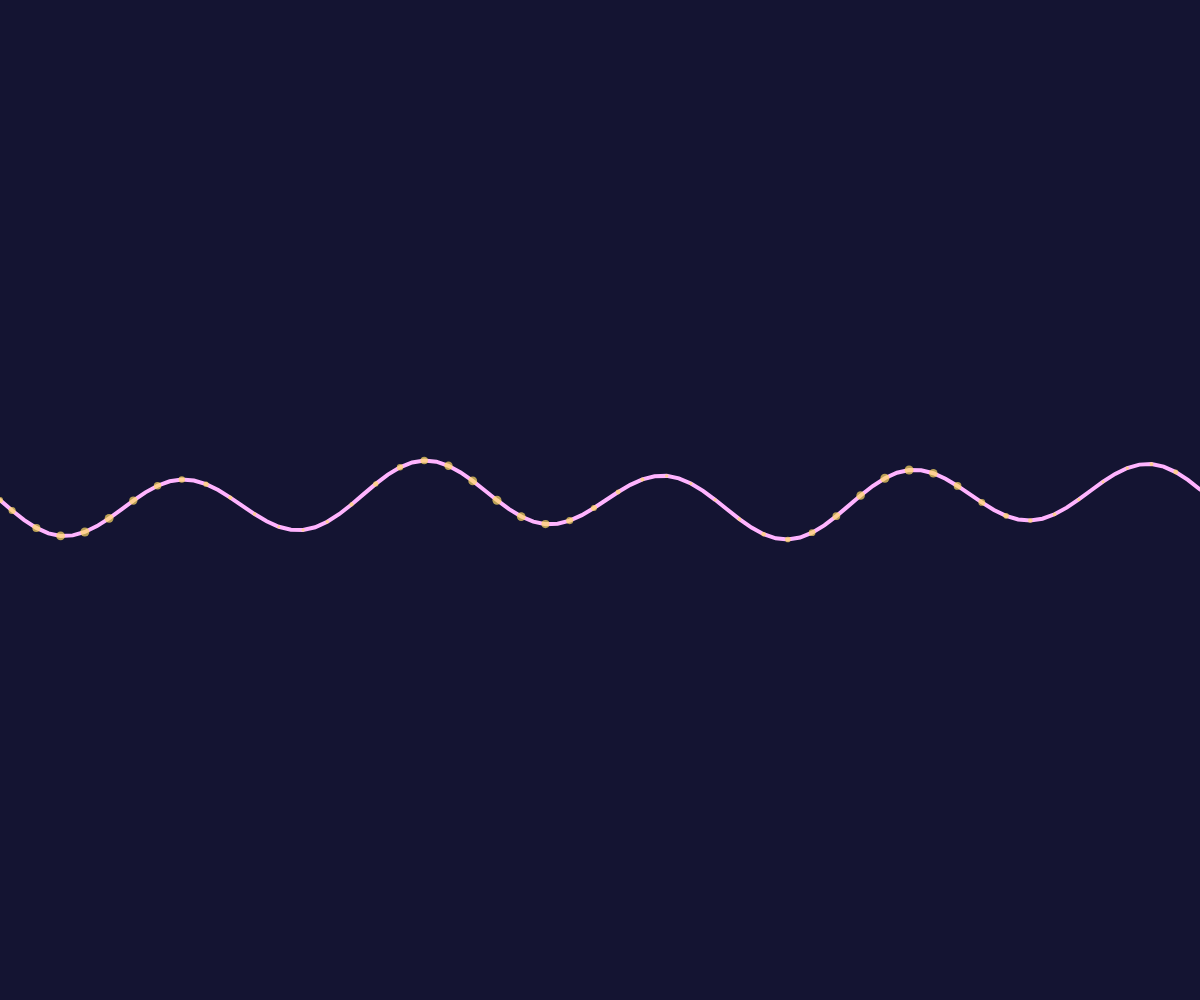
Frame 1 (no input)
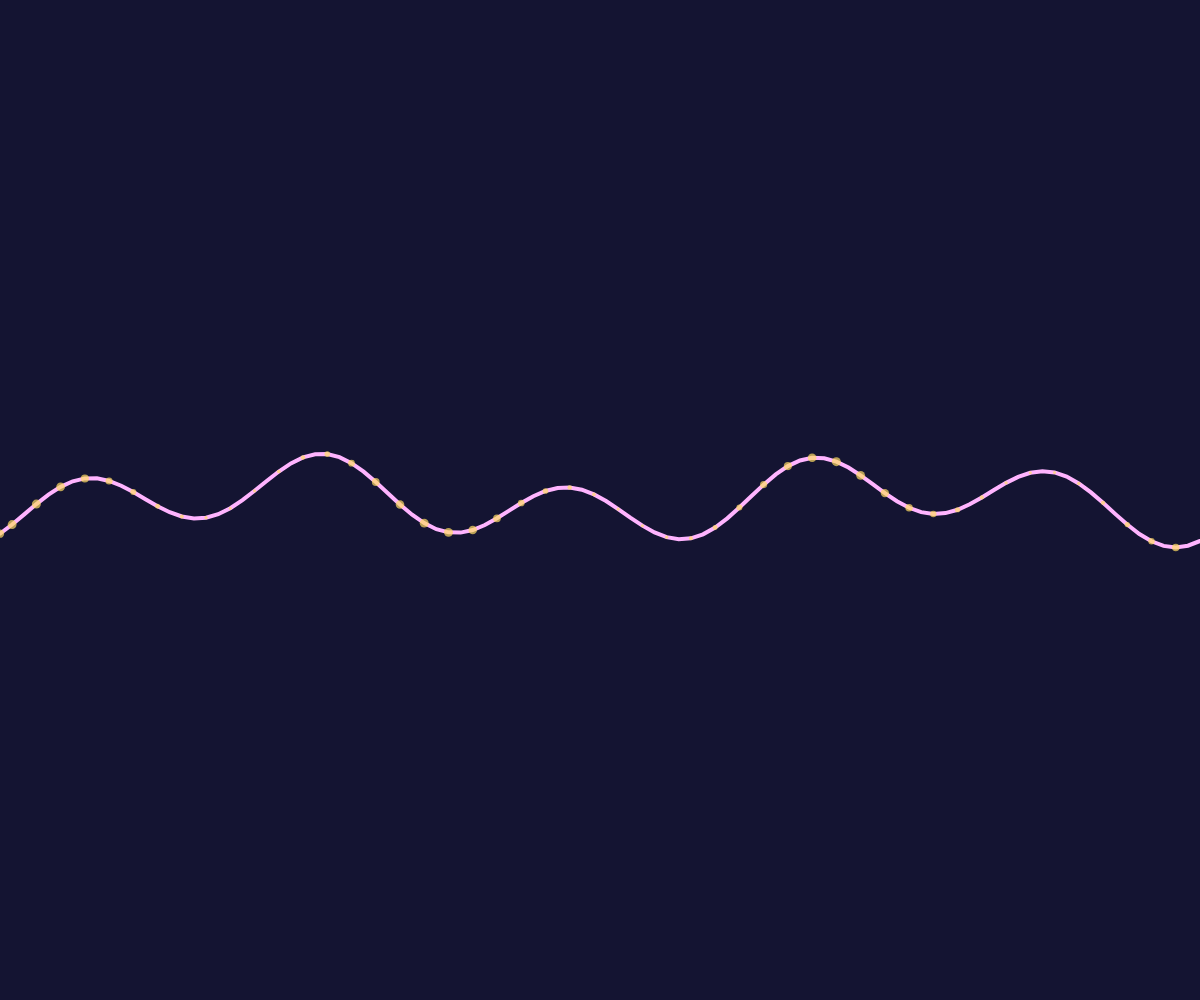
Frame 60 (no input)
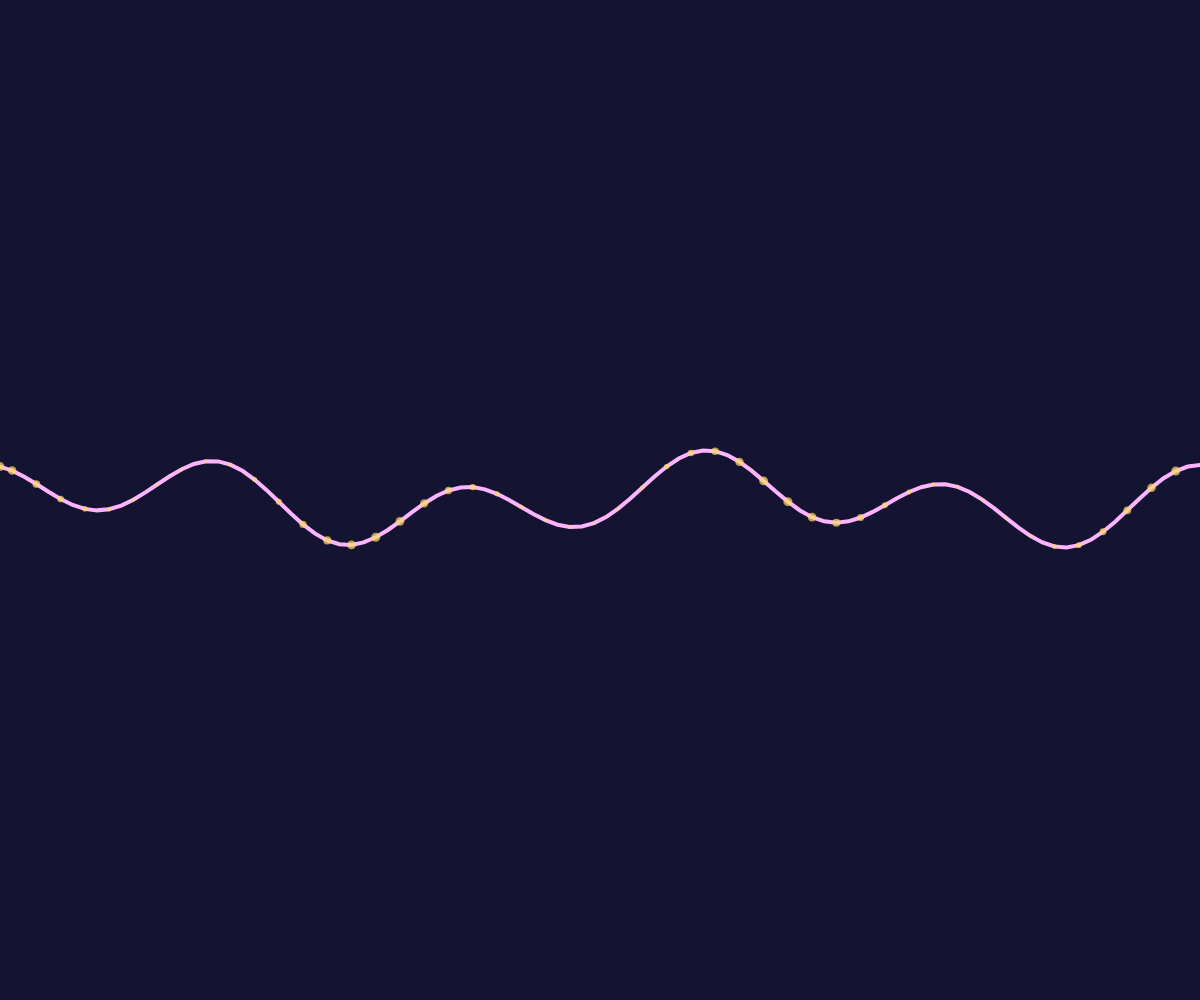
Frame 120 (the mouse pressed at the canvas centre since frame 60)

The p5.js sketch that drew these frames (run headless with seeded random() and noise() and a simulated clock; from frame 60 on, the mouse is pressed at the canvas centre):

// p5.js sketch
// ── sketch.js
let pulseAngle = 0;
let numWaveformPoints = 100;
let waveformY = [];

function setup() {
  createCanvas(windowWidth, windowHeight);
  
  // Pre-calculate waveform points for smooth animation
  for (let i = 0; i < numWaveformPoints; i++) {
    waveformY.push(height / 2);
  }
}

function draw() {
  background(20, 20, 50);
  
  drawWaveform();
  
  pulseAngle += 0.015;
}

function drawWaveform() {
  let waveformHeight = 120;
  let pulseIntensity = (sin(pulseAngle) + 1) / 2;
  
  // Update waveform positions
  for (let i = 0; i < numWaveformPoints; i++) {
    let wave = sin(map(i, 0, numWaveformPoints, 0, TWO_PI * 5) + pulseAngle * 10) * 30;
    let pulse = sin(map(i, 0, numWaveformPoints, 0, TWO_PI * 2) + pulseAngle * 2) * 20 * pulseIntensity;
    waveformY[i] = height / 2 + wave + pulse;
  }
  
  // Draw waveform path with flowing color
  stroke(255, 255, 255);
  strokeWeight(4);
  
  noFill();
  beginShape();
  for (let i = 0; i < numWaveformPoints; i++) {
    let x = map(i, 0, numWaveformPoints - 1, 0, width);
    let y = waveformY[i];
    
    // Color flows along the trace
    let hueVal = map(x, 0, width, 180, 280);
    stroke(hueVal, 180, 255);
    
    vertex(x, y);
  }
  endShape();
  
  // Draw trace particles following the waveform
  noStroke();
  for (let i = 0; i < 50; i++) {
    let offset = map(i, 0, 50, 0, TWO_PI);
    let index = floor(map(i, 0, 50, 0, numWaveformPoints - 1));
    
    if (index >= 0 && index < numWaveformPoints) {
      let x = map(index, 0, numWaveformPoints - 1, 0, width);
      let y = waveformY[index];
      
      // Particle pulse
      let sz = 6 + sin(pulseAngle + offset * 3) * 3;
      fill(255, 220, 100, 180);
      ellipse(x, y, sz);
    }
  }
}

function windowResized() {
  resizeCanvas(windowWidth, windowHeight);
}
